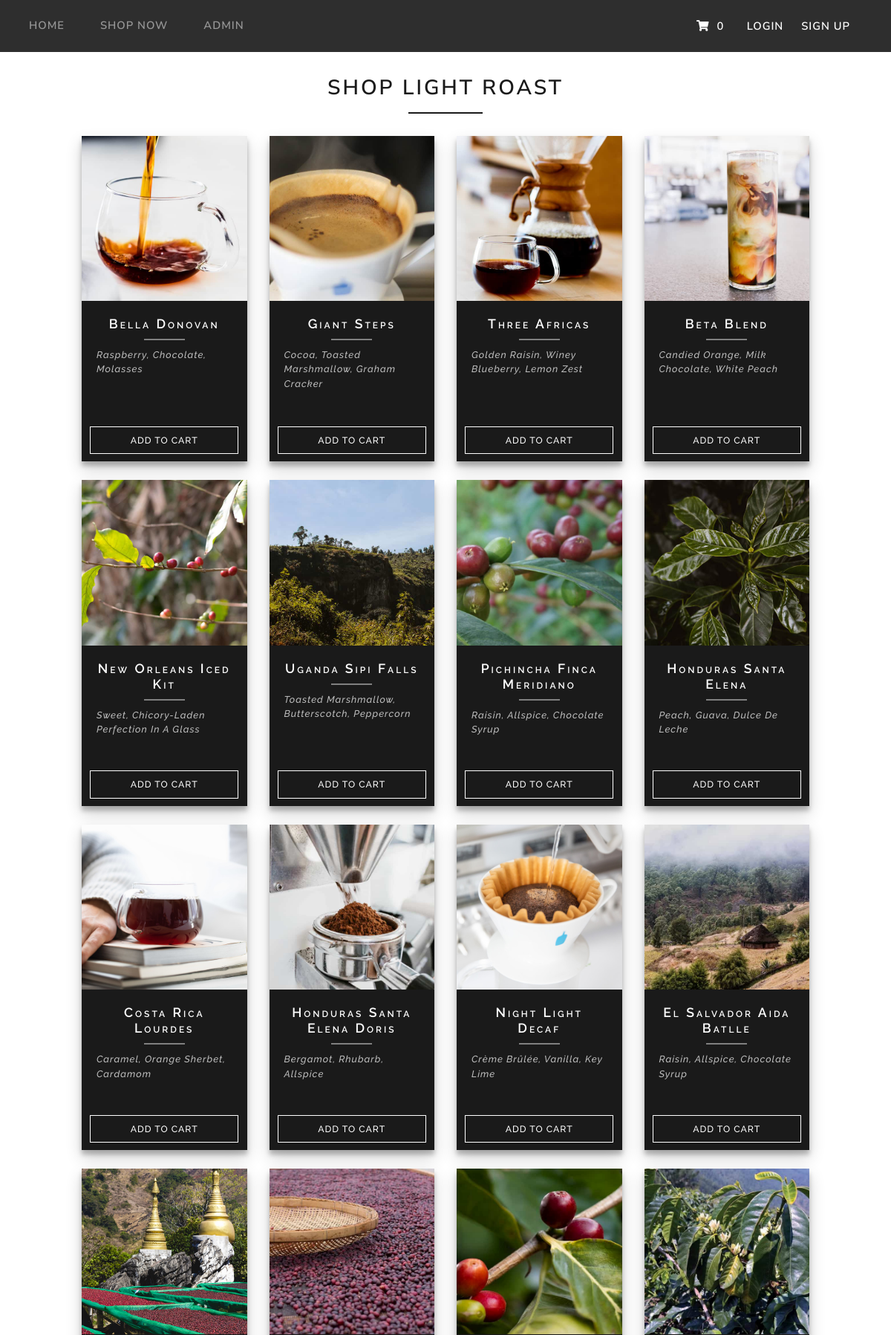
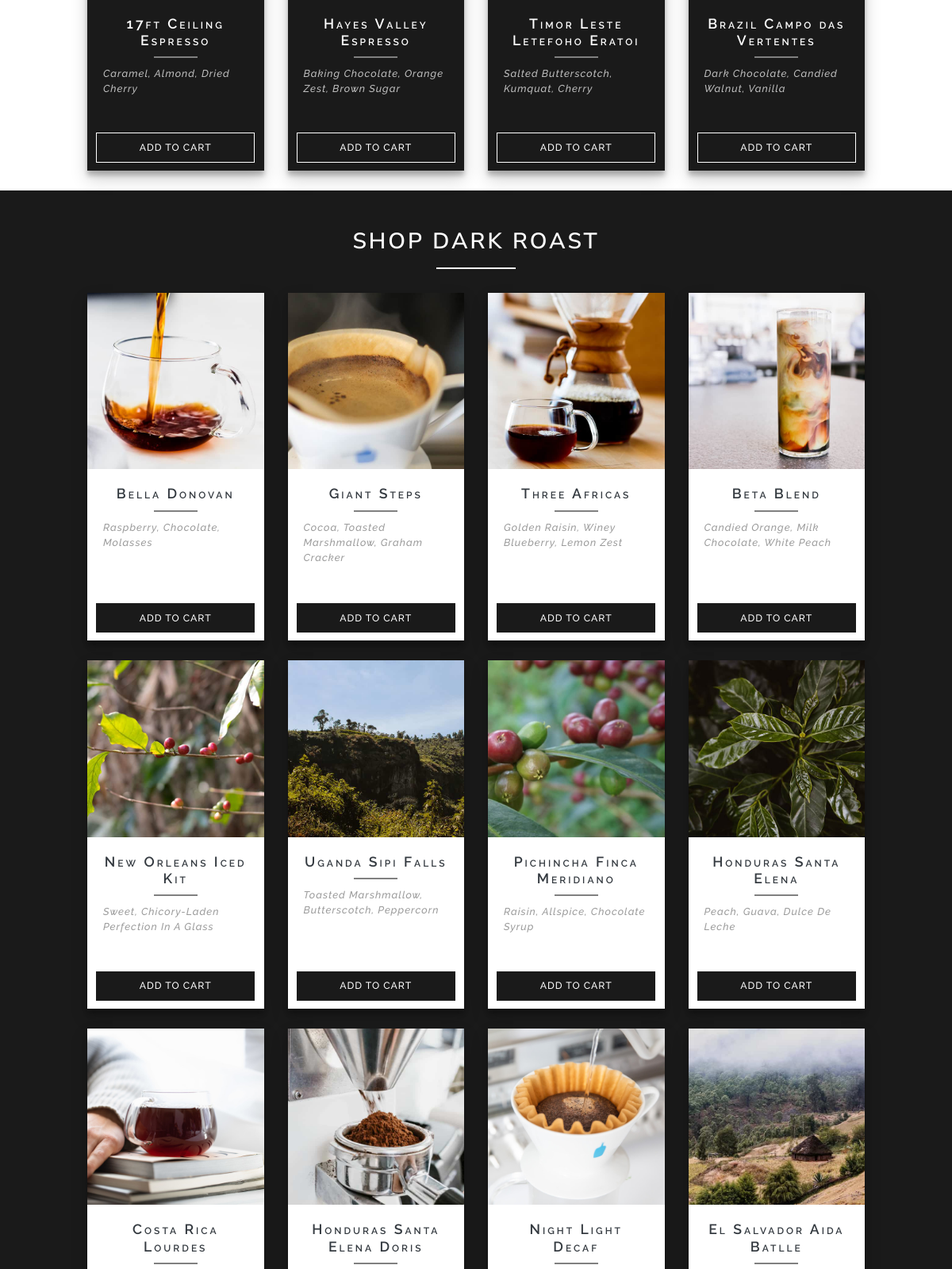
Page /shop-buy.php (upper part) on the committed database (2 pictures, top to bottom).
### tables this page shows
CREATE TABLE `tbl_item` (
  `ID` int(11) NOT NULL,
  `Name` text NOT NULL,
  `Description` text NOT NULL,
  `Cost_Price` decimal(15,2) NOT NULL,
  `Quantity` int(11) NOT NULL,
  `Sell_Price` decimal(15,2) NOT NULL,
  `Coffee_Strength_Id` int(11) NOT NULL
);

### php/shoppingCart.php (the view, shortened to what this page needs)
<?php
class ShoppingCart {
    private $database ;
    public function __construct() {
        $this->database = mysqli_connect("localhost", "root", "","myshop");;
    }
    public function getProducts($card_style, $button_style, $title_style, $description_style, $coffee_strength_id) {
        $sql = "SELECT * FROM tbl_item WHERE Coffee_Strength_Id = {$coffee_strength_id}";
        $result = $this->database->query($sql);
        echo "<div class='row m-auto'>";
        while ($row = $result->fetch_assoc()) {
            echo "<div class='col-12 col-sm-6 col-md-4 col-lg-3 card-padding'>";
                echo "<div class='card mb-3 {$card_style}'>";
                echo "<img src='img/shop_coffee/{$row['ID']}.jpg' class='img-fluid loading' alt='Thumbnail of coffee beans'>";
                echo "<div class='card-body'>";
                    echo "<h5 class='card-title text-center {$title_style}'>{$row['Name']}</h5>";
                    echo "<p class='card-description {$description_style}'>{$row['Description']}</p>";
                    echo "<a href='{$_SERVER['SCRIPT_NAME']}?ItemToAdd={$row['ID']}' id='{$row['ID']}' class='btn {$button_style}'>Add To Cart</a>";
                    echo "</div>";
                echo "</div>";
            echo "</div>";
            }
        echo "</div>";
    }
}

### shop-buy.php (shortened to what this page needs)
<?php
include_once("php/shoppingCart.php");
if (isset($_SESSION["cart"])) {
    $cart = unserialize($_SESSION["cart"]);
    $cart->loadItems();
    $cart->processUserInput();
} else {
    $cart = new ShoppingCart();
    $cart->loadItems();
    $cart->initializeCart();
    $cart->processUserInput();
}
?>
<!DOCTYPE html>
<html lang="en">
<head>
    <?php include("meta.php"); ?>
    <link rel="stylesheet" href="css/toast.min.css">
</head>
<body>
<?php require("header.php"); ?>
<div class="container-white container-fluid">
    <h1 class="text-center line-under-text">SHOP LIGHT ROAST</h1>
    <div class="cart-items-container">
        <?php
        $card_style = "text-white bg-primary";
        $button_style = "btn-outline-secondary button-card-white";
        $title_style = $description_style = "";
        $coffee_strength_id = 1;
        $cart->getProducts($card_style, $button_style, $title_style, $description_style, $coffee_strength_id);
        ?>
    </div>
</div>
<div class="container-black container-fluid">
    <h1 class="text-center line-under-text">SHOP DARK ROAST</h1>
    <div class="cart-items-container">
        <?php
        $card_style = "border-primary";
        $button_style = "btn-primary button-card-black";
        $title_style = "text-dark";
        $description_style = "text-grey";
        $coffee_strength_id = 1;
        $cart->getProducts($card_style, $button_style, $title_style, $description_style, $coffee_strength_id);
        ?>
    </div>
</div>
</body>
</html>

### meta.php (shortened to what this page needs)
<link href='css/bootstrap.min.css' rel="stylesheet" />
<link href="css/main.css" rel="stylesheet" />
<link href="css/queries.css" rel="stylesheet" />
<link href="css/normalize.min.css" rel="stylesheet" />
<link href="https://unpkg.com/ionicons@4.4.8/dist/css/ionicons.min.css" rel="stylesheet" defer />
<link rel="stylesheet" href="https://use.fontawesome.com/releases/v5.7.2/css/all.css"
 defer>

### header.php (shortened to what this page needs)
<?php
$cartCount = isset($_SESSION['cartCount']) ? $_SESSION['cartCount'] : 0;
?>
<nav class="navbar fixed-top navbar-expand-lg navbar-dark bg-primary">
    <div class="container-fluid">
        <div class="collapse navbar-collapse" id="navbarExpansion">
            <ul class="navbar-nav mr-auto">
                <li class="nav-item text-center text-lg-right">
                    <a class="nav-link" href="index.php">Home</a>
                </li>
                <li class="nav-item text-center text-lg-right">
                    <a class="nav-link" href="shop-buy.php">Shop Now</a>
                </li>
                <li class="nav-item text-center text-lg-right">
                    <a class="nav-link" href="admin.php">Admin</a>
                </li>
            </ul>
            <ul class="nav navbar-nav navbar-right">
                <li class='text-center cart-container mr-0 mr-lg-4' onmouseover="cartHover()">
                    <a href='cart.php'>
                        <i class="fas fa-shopping-cart"></i>
                        <p id="cart-counter" class="cart-counter"><?php echo $cartCount ?></p>
                    </a>
                </li>
                <?php if (isset($_SESSION['isSignedIn']) && $_SESSION['isSignedIn'] === true) { ?>
                    <li class="nav-item dropdown text-center text-lg-right">
                        <a class="nav-link dropdown-toggle p-0" href="#" id="navbarDropdown" role="button"
                           data-toggle="dropdown" aria-haspopup="true" aria-expanded="false">
                            Welcome <?php echo $_SESSION["firstName"] ?>
                        </a>
                        <div class="dropdown-menu" aria-labelledby="navbarDropdown">
                            <a class="dropdown-item text-dark" style='padding: 0.25rem 1.5rem;'
                               href="order-history.php">Order History</a>
                            <div class="dropdown-divider"></div>
                            <a class="dropdown-item text-dark" style='padding: 0.25rem 1.5rem;'
                               href="<?php $_SERVER['SCRIPT_NAME']?>?logout=TRUE">Logout</a>
                        </div>
                    </li>
                <?php } else { ?>
                    <li class='text-center text-lg-right'>
                        <a href='login.php?redirect_url=<?php echo $_SERVER['SCRIPT_NAME']; ?>'
                           class='mr-0 mr-lg-4'>Login</a>
                    </li>
                    <li class='text-center text-lg-right'>
                        <a href='signup.php' class='mr-0 mr-lg-4'>Sign Up</a>
                    </li>
                <?php } ?>
            </ul>
        </div>
    </div>
</nav>

### css/main.css (style rules this page uses)
body { overflow-x: hidden; -webkit-font-smoothing: antialiased; }
.line-under-text:after { display: block; height: 2px; background-color: #1a1a1a; content: ' '; width: 100px; margin: 0 auto; margin-top: 15px; margin-bottom: 30px; }
.text-grey { color: #9c9c9c !important; }
.loading { min-height: 190px; }
.navbar-nav li a:link, .navbar-nav li a:visited { padding: 8px 0; color: #fff; text-decoration: none; text-transform: uppercase; border-bottom: 2px solid transparent; -webkit-transition: border-bottom 0.2s; transition: border-bottom 0.2s; font-size: 120%; }
.navbar { background-color: rgba(24, 24, 24, 0.9) !important; padding-top: 15px; padding-bottom: 15px; position: sticky; }
.cart-container { width: 50px; }
.cart-counter { margin-left: 5px; display: inline; }
.container-white { background-color: white; margin-top: 2rem; min-height: 100vh; }
.container-black { background-color: #1a1a1a; padding-top: 30px !important; min-height: 100vh; margin-bottom: -30px; }
.container-black h1 { color: white; }
.container-black .line-under-text:after { background-color: white; }
.cart-items-container { padding: 0 17%; }
.card { border: 0; height: 100%; margin-bottom: 10px; box-shadow: 0 10px 20px rgba(0, 0, 0, 0.19), 0 6px 6px rgba(0, 0, 0, 0.23); }
.card-body { min-height: 200px; font-family: 'Raleway', 'Arial', sans-serif !important; }
.card a { position: absolute; left: 0; right: 0; bottom: 10px; margin: auto; width: 90%; padding: 0.35rem 2rem; }
.card-title { font-variant: small-caps; text-transform: none; font-size: 1.1rem; min-height: 30px; margin-bottom: 0.5rem; }
.card-title:after { display: block; height: 2px; background-color: rgb(128, 128, 128); content: ' '; width: 30%; margin: 0 auto; margin-top: 10px; margin-bottom: 10px; }
.card-description { text-transform: capitalize; font-style: italic; font-weight: 500; color: #bdbdbd; font-size: 0.8rem; }
.button-card-white { border-color: white; color: white; font-weight: 500; border-width: 1px; }
.button-card-black { border: solid 2px #1a1a1a; font-weight: 500; border-width: 1px; }
.card-padding { padding-bottom: 25px !important; transition: .5s cubic-bezier(0.46, 0.03, 0.52, 0.96); }

### css/queries.css (style rules this page uses)
@media only screen and (max-width: 1200px) { .cart-items-container { padding: 0 80px; } }

### rows in the picture
tbl_item: shows a picture, Name "Bella Donovan", Description "Raspberry, Chocolate, Molasses"
tbl_item: shows a picture, Name "Giant Steps", Description "Cocoa, Toasted Marshmallow, Graham Cracker"
tbl_item: shows a picture, Name "Three Africas", Description "Golden Raisin, Winey Blueberry, Lemon Zest"
tbl_item: shows a picture, Name "Beta Blend", Description "Candied Orange, Milk Chocolate, White Peach"
tbl_item: shows a picture, Name "New Orleans Iced Kit", Description "Sweet, Chicory-Laden Perfection In A Glass"
tbl_item: shows a picture, Name "Uganda Sipi Falls", Description "Toasted Marshmallow, Butterscotch, Peppercorn"
tbl_item: shows a picture, Name "Pichincha Finca Meridiano", Description "Raisin, Allspice, Chocolate Syrup"
tbl_item: shows a picture, Name "Honduras Santa Elena", Description "Peach, Guava, Dulce De Leche"
tbl_item: shows a picture, Name "Costa Rica Lourdes", Description "Caramel, Orange Sherbet, Cardamom"
tbl_item: shows a picture, Name "Honduras Santa Elena Doris", Description "Bergamot, Rhubarb, Allspice"
tbl_item: shows a picture, Name "Night Light Decaf", Description "Crème Brûlée, Vanilla, Key Lime"
tbl_item: shows a picture, Name "El Salvador Aida Batlle", Description "Raisin, Allspice, Chocolate Syrup"
tbl_item: shows a picture, Name "17ft Ceiling Espresso", Description "Caramel, Almond, Dried Cherry"
tbl_item: shows a picture, Name "Hayes Valley Espresso", Description "Baking Chocolate, Orange Zest, Brown Sugar"
tbl_item: shows a picture, Name "Timor Leste Letefoho Eratoi", Description "Salted Butterscotch, Kumquat, Cherry"
tbl_item: shows a picture, Name "Brazil Campo das Vertentes", Description "Dark Chocolate, Candied Walnut, Vanilla"

### other values in the picture
$cartCount "0"
